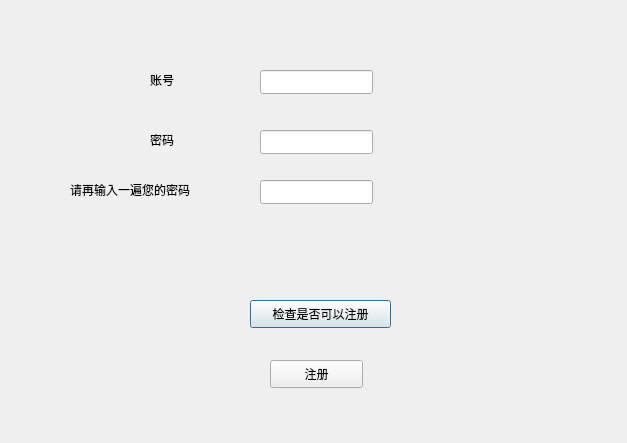
<?xml version="1.0" encoding="UTF-8"?>
<ui version="4.0">
 <class>zhuce</class>
 <widget class="QDialog" name="zhuce">
  <property name="geometry">
   <rect>
    <x>0</x>
    <y>0</y>
    <width>627</width>
    <height>443</height>
   </rect>
  </property>
  <property name="windowTitle">
   <string>Dialog</string>
  </property>
  <widget class="QPushButton" name="pushButton">
   <property name="geometry">
    <rect>
     <x>250</x>
     <y>300</y>
     <width>141</width>
     <height>28</height>
    </rect>
   </property>
   <property name="text">
    <string>检查是否可以注册</string>
   </property>
  </widget>
  <widget class="QPushButton" name="pushButton_2">
   <property name="geometry">
    <rect>
     <x>270</x>
     <y>360</y>
     <width>93</width>
     <height>28</height>
    </rect>
   </property>
   <property name="text">
    <string>注册</string>
   </property>
  </widget>
  <widget class="QLineEdit" name="lineEdit">
   <property name="geometry">
    <rect>
     <x>260</x>
     <y>70</y>
     <width>113</width>
     <height>24</height>
    </rect>
   </property>
  </widget>
  <widget class="QLineEdit" name="lineEdit_2">
   <property name="geometry">
    <rect>
     <x>260</x>
     <y>130</y>
     <width>113</width>
     <height>24</height>
    </rect>
   </property>
  </widget>
  <widget class="QLineEdit" name="lineEdit_3">
   <property name="geometry">
    <rect>
     <x>260</x>
     <y>180</y>
     <width>113</width>
     <height>24</height>
    </rect>
   </property>
  </widget>
  <widget class="QLabel" name="label">
   <property name="geometry">
    <rect>
     <x>150</x>
     <y>70</y>
     <width>69</width>
     <height>19</height>
    </rect>
   </property>
   <property name="text">
    <string>账号</string>
   </property>
  </widget>
  <widget class="QLabel" name="label_2">
   <property name="geometry">
    <rect>
     <x>150</x>
     <y>130</y>
     <width>69</width>
     <height>19</height>
    </rect>
   </property>
   <property name="text">
    <string>密码</string>
   </property>
  </widget>
  <widget class="QLabel" name="label_3">
   <property name="geometry">
    <rect>
     <x>70</x>
     <y>180</y>
     <width>181</width>
     <height>20</height>
    </rect>
   </property>
   <property name="text">
    <string>请再输入一遍您的密码</string>
   </property>
  </widget>
 </widget>
 <resources/>
 <connections/>
</ui>
